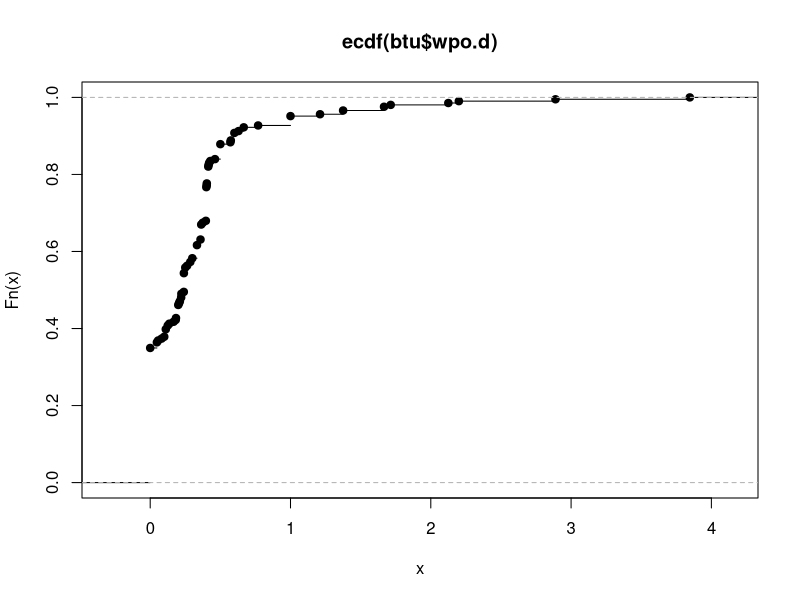
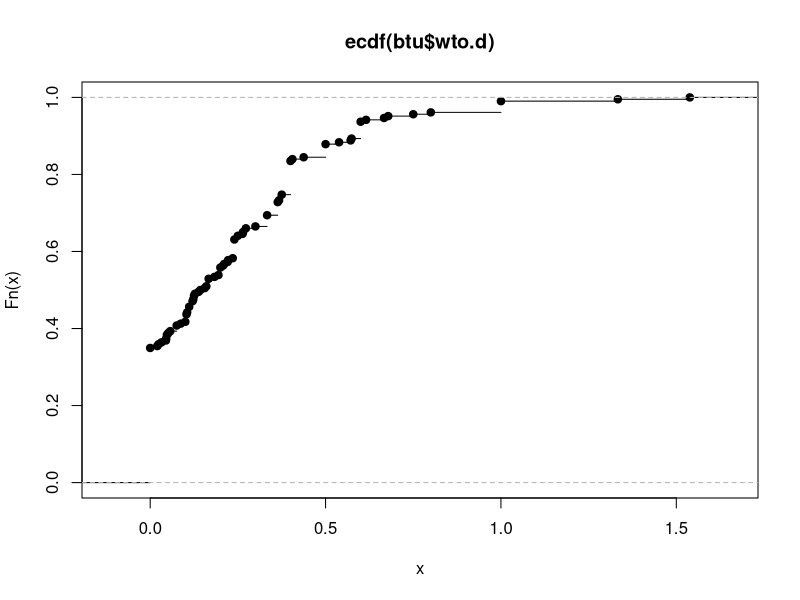
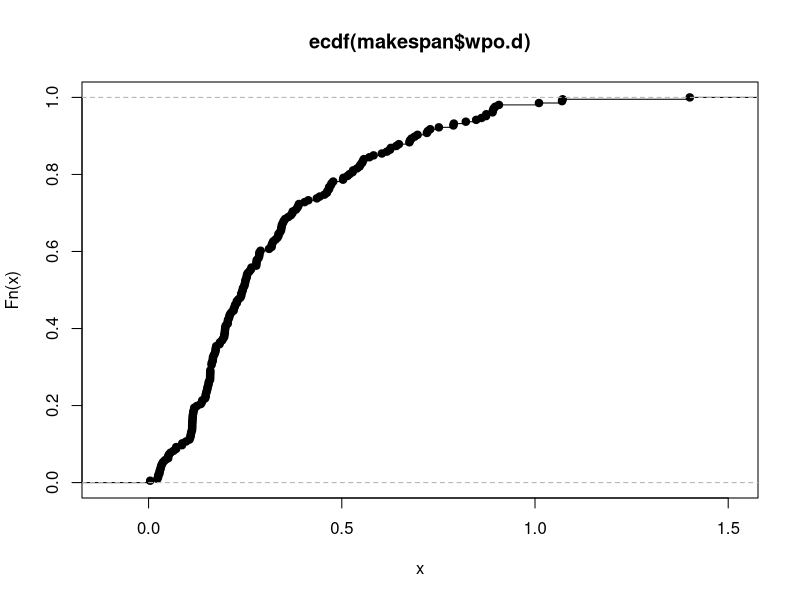
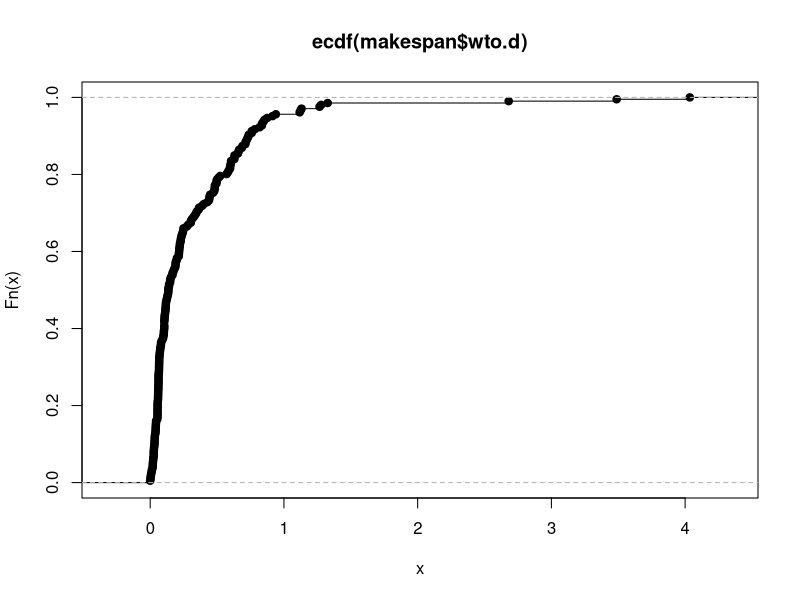

Write the R code that produced these figures, in order.
# R script to compute validation stats

stats <- read.table("stats.dat", header=TRUE)

btu <- stats[c("source","BTU","wpo.BTU","wto.BTU")]

btu$wpo.d <- NA
btu$wpo.d <- abs( btu$BTU - btu$wpo.BTU ) / btu$BTU
pdf('btu-cdf-wpo.pdf')
plot(ecdf(btu$wpo.d))
dev.off()

btu$wto.d <- NA
btu$wto.d <- abs( btu$BTU - btu$wto.BTU ) / btu$BTU
pdf('btu-cdf-wto.pdf')
plot(ecdf(btu$wto.d))
dev.off()

write.table(btu[ with(btu, order(wpo.d)), ], file="btu.dat")


makespan <- stats[c("source","makespan","wpo.makespan","wto.makespan")]

makespan$wpo.d <- NA
makespan$wpo.d <- abs( makespan$makespan - makespan$wpo.makespan ) / makespan$makespan
pdf('makespan-cdf-wpo.pdf')
plot(ecdf(makespan$wpo.d))
dev.off()

makespan$wto.d <- NA
makespan$wto.d <- abs( makespan$makespan - makespan$wto.makespan ) / makespan$makespan
pdf('makespan-cdf-wto.pdf')
plot(ecdf(makespan$wto.d))
dev.off()

write.table(makespan[ with(makespan, order(wpo.d)), ], file="makespan.dat")
